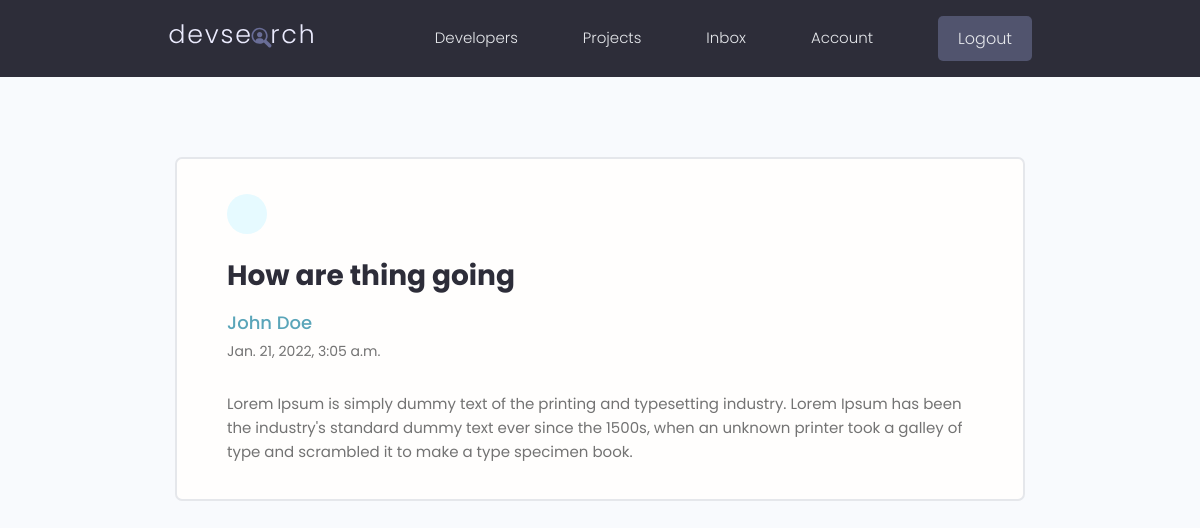
The page /message/e8676e83-47fa-477c-a60e-afc5a619b27f/ (signed in) on the database its author committed.
### users/models.py (models this page shows, shortened)
class Message(models.Model):
    sender = models.ForeignKey(Profile, on_delete=models.SET_NULL, null=True, blank=True)
    recipient = models.ForeignKey(Profile, on_delete=models.SET_NULL, null=True, blank=True, related_name="messages")
    name = models.CharField(max_length=200, null=True, blank=True)
    email = models.EmailField(max_length=200, null=True, blank=True)
    subject = models.CharField(max_length=200, null=True, blank=True)
    body = models.TextField()
    is_read = models.BooleanField(default=False, null=True)
    created = models.DateTimeField(auto_now_add=True)
    id = models.UUIDField(default=uuid.uuid4, unique=True, primary_key=True, editable=False)
    class Meta:
        ordering = ['is_read', '-created']

### users/views.py (the view)
# urls.py: path('message/<str:pk>/', views.viewMessage, name="message"),
def viewMessage(request, pk):
    profile = request.user.profile
    message = profile.messages.get(id=pk)
    if message.is_read == False:
        message.is_read = True
        message.save()
    context = {'message': message}
    return render(request, 'users/message.html', context)

### users/templates/users/message.html (shortened to what this page needs)
{% extends 'main.html' %}
{% block content %}
  <main class="messagePage my-xl">
    <div class="content-box">
      <div class="message">
        <a class="backButton" href="{% url 'inbox' %}"></a>
        <h2 class="message__subject">{{message.subject}}</h4>
          <a href="profile.html" class="message__author">{{message.name}}</a>
          <p class="message__date">{{message.created}}</p>
          <div class="message__body">{{message.body|linebreaksbr}}</div>
      </div>
    </div>
  </main>
{% endblock content %}

### static/styles/app.css (style rules this page uses)
:root { --color-sub: #2d2d39; }
.content-box { width: 95%; max-width: 85rem; margin: 0 auto; }
.message { padding: 2.5rem 0; }
.message > a { display: flex; gap: 1rem; }
.message__author, .message__date { flex-basis: 25%; }
.message__subject { flex-basis: 50%; }
.message__date { text-align: right; }
.messagePage .message { list-style: none; background: var(--color-white); padding: 3.5rem 5rem; border: 2px solid var(--color-light); border-radius: 0.7rem; }
.messagePage .message__subject { font-size: 2.8rem; color: var(--color-sub); margin-bottom: 1rem; margin-top: 2rem; }
.messagePage .message__author { font-size: 1.8rem; font-weight: 500; }
.messagePage .message__date { font-size: 1.4rem; font-weight: 400; text-align: left; margin-bottom: 3rem; }
.backButton { background: var(--color-main-light); color: var(--color-main); width: 4rem; height: 4rem; display: flex; align-items: center; justify-content: center; border-radius: 50%; }

### static/uikit/styles/modules/_variables.css (style rules this page uses)
:root { --color-main: #5aa5b9; --color-main-light: #e6faff; --color-sub: #3f4156; --color-sub-light: #51546e; --color-sub-lighter: #ededfd; --color-text: #737373; --color-gray: #8b8b8b; --color-light: #e5e7eb; --color-light-gray: #767676; --color-bg: #f8fafd; --color-white: #fffefd; --color-white-light: #f3f3f3; --color-success: #359e64; --color-success-bg: #def8e8; --color-error: #fc4b0b; --color-error-bg: #fff2ee; --font-base: 'Poppins', arial, helvetica, 'Segoe UI', roboto, ubuntu, sans-serif; --font-monospace: 'Fira Code', 'Courier New', courier, monospace; --font-regular: 300; --font-medium: 500; --font-bold: 700; --generic-shadow: 1px 1px 5px #00000010; --generic-transition: all 0.3s ease-in-out; }

### static/uikit/styles/modules/_base.css (style rules this page uses)
* { margin: 0; padding: 0; box-sizing: border-box; text-rendering: optimizeLegibility; color: inherit; font-size: inherit; }
html { font-size: 50%; }
@media only screen and (min-width: 480px) { html { font-size: 56.25%; } }
@media only screen and (min-width: 1200px) { html { font-size: 62.5%; } }
body { line-height: 1.6; font-weight: 400; font-size: 1.5rem; color: var(--color-text); background-color: var(--color-bg); min-height: 100vh; }

### static/uikit/styles/modules/_typography.css (style rules this page uses)
* { font-family: var(--font-base); }
h2 { font-size: 3.6rem; font-weight: var(--font-bold); }
p, span, strong { font-size: 1.6rem; color: var(--color-text); font-weight: var(--font-regular); }
a { padding-bottom: 2px; text-decoration: none; display: inline-block; color: var(--color-main); font-weight: var(--font-medium); }

### static/uikit/styles/modules/_utilities.css (style rules this page uses)
.my-xl { margin: 8rem auto; }

### rows shown on the page
Message: subject "How are thing going", name "John Doe", created "Jan. 21, 2022, 3:05 a.m.", body "Lorem Ipsum is simply dummy text of the printing and typesetting industry. Lorem Ipsum has been the industry's standard dummy text ever since the 1500s, when an unknown printer took a galley of type and scrambled it to make a type specimen book."
